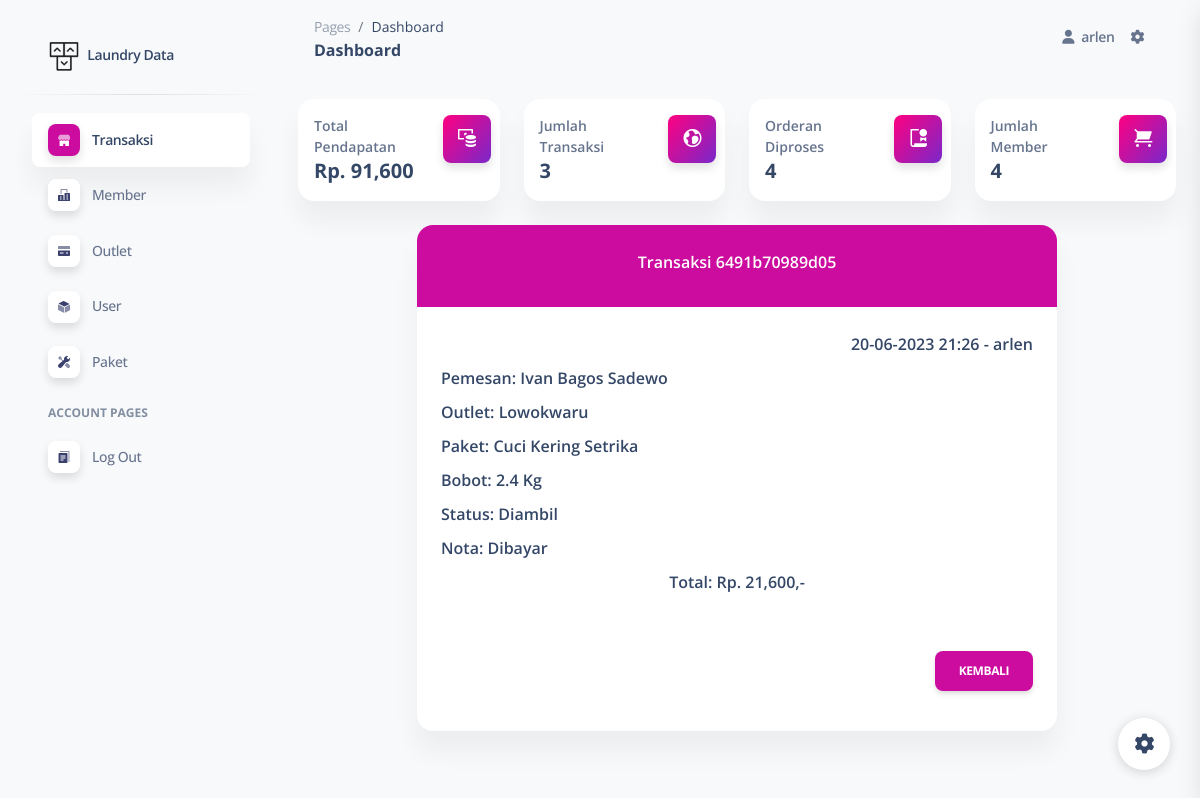
The app's page /pages/index.php?page=dtr&id=8 (signed in) with its own data.
### tables this page shows
CREATE TABLE `tb_transaksi` (
  `id` int NOT NULL,
  `id_outlet` int NOT NULL,
  `kode_invoice` varchar(100) NOT NULL,
  `id_member` int NOT NULL,
  `tgl` datetime NOT NULL,
  `biaya` int NOT NULL,
  `status` enum('Baru','Proses','Selesai','Diambil') NOT NULL DEFAULT 'Baru',
  `dibayar` enum('Dibayar','Belum Dibayar') NOT NULL DEFAULT 'Belum Dibayar',
  `id_user` int NOT NULL
);

CREATE TABLE `tb_user` (
  `id` int NOT NULL,
  `nama` varchar(100) NOT NULL,
  `username` varchar(30) NOT NULL,
  `password` varchar(30) NOT NULL,
  `id_outlet` int NOT NULL,
  `role` enum('Admin','Kasir','Owner') NOT NULL
);

CREATE TABLE `tb_member` (
  `id` int NOT NULL,
  `nama` varchar(100) NOT NULL,
  `alamat` text NOT NULL,
  `jenis_kelamin` enum('L','P') NOT NULL,
  `tlp` varchar(15) NOT NULL
);

CREATE TABLE `tb_outlet` (
  `id` int NOT NULL,
  `nama` varchar(100) NOT NULL,
  `alamat` text NOT NULL,
  `tlp` varchar(15) NOT NULL
);

CREATE TABLE `tb_paket` (
  `id` int NOT NULL,
  `jenis` enum('Kiloan','Selimut','Bed Cover','Kaos','Lainnya') NOT NULL,
  `nama_paket` enum('Cuci Kering','Cuci Kering Setrika','Express') NOT NULL,
  `harga` int NOT NULL
);

CREATE TABLE `tb_detail_transaksi` (
  `id` int NOT NULL,
  `id_transaksi` int NOT NULL,
  `id_paket` int NOT NULL,
  `qty` double NOT NULL,
  `keterangan` text NOT NULL
);

### crud/transaksi/detail.php (the view)
<?php
$id = $_GET['id'];
include("../../config/config.php");
$query = mysqli_fetch_array(mysqli_query($con,"SELECT kode_invoice, u.username AS user, m.nama AS member, o.nama AS outlet, tgl, nama_paket, qty, biaya, status, dibayar FROM tb_transaksi AS t INNER JOIN tb_detail_transaksi AS d ON t.id = d.id_transaksi INNER JOIN tb_user AS u ON t.id_user = u.id INNER JOIN tb_member AS m ON t.id_member = m.id INNER JOIN tb_paket AS p ON d.id_paket = p.id INNER JOIN tb_outlet AS o ON t.id_outlet = o.id WHERE t.id = '$id'"));
?>
<div class="card mt-4 mx-auto" style="width: 40rem;">
    <div class="card-header bg-primary">
        <h6 class="text-center text-white"><?= "Transaksi " . $query['kode_invoice'] ?></h6>
    </div>
    <div class="card-body">
        <div class="h6 text-end"><?= date("d-m-Y H:i",(strtotime($query['tgl']))). " - " . $query['user']?></div>
        <div class="h6">Pemesan: <?= $query['member'] ?></div>
        <div class="h6">Outlet: <?= $query['outlet'] ?></div>
        <div class="h6">Paket: <?= $query['nama_paket'] ?></div>
        <div class="h6">Bobot: <?= $query['qty'] ?> Kg</div>
        <div class="h6">Status: <?= $query['status'] ?></div>
        <div class="h6">Nota: <?= $query['dibayar'] ?> </div>
        <div class="h6 text-center">Total: Rp. <?= number_format($query['biaya']) ?>,-</div>
    </div>
    <div class="card-footer text-end">
        <a href="index.php?page=tr" class="btn btn-primary">Kembali</a>
    </div>
</div>

### records on screen
tb_transaksi: kode_invoice "6491b70989d05", tgl "20-06-2023 21:26", id_user.username "arlen", id_member.nama "Ivan Bagos Sadewo", id_outlet.nama "Lowokwaru", tb_paket.nama_paket "Cuci Kering Setrika", tb_detail_transaksi.qty "2.4", status "Diambil", dibayar "Dibayar", biaya "21,600"

### other values on screen
$_SESSION['login'] "arlen"
$t['omset'] "91,600"
$t['transaksi'] "3"
$o['outlet'] "4"
$m['member'] "4"
